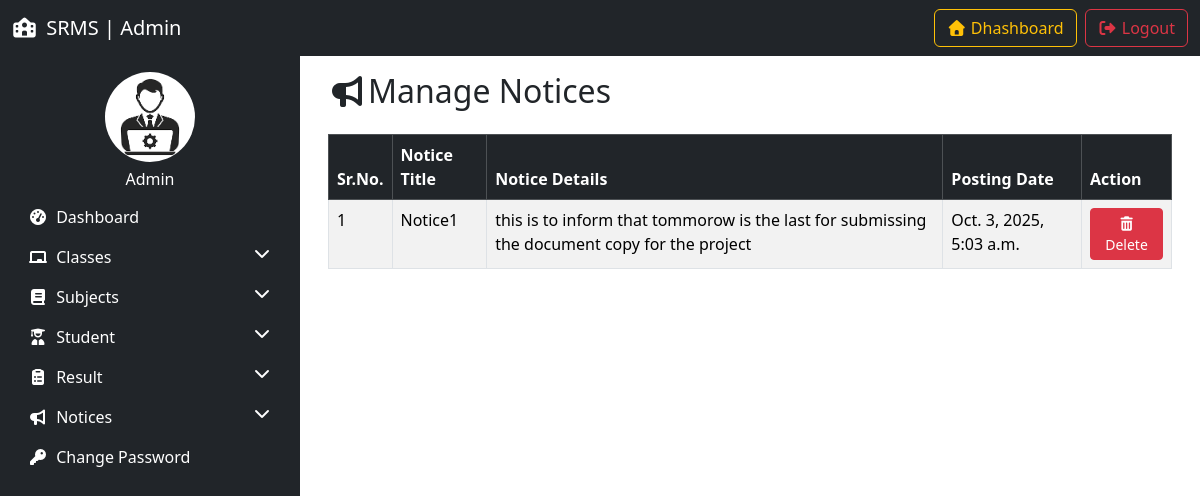
/manage_notice/ (signed in), run on an earlier commit of the app's database.
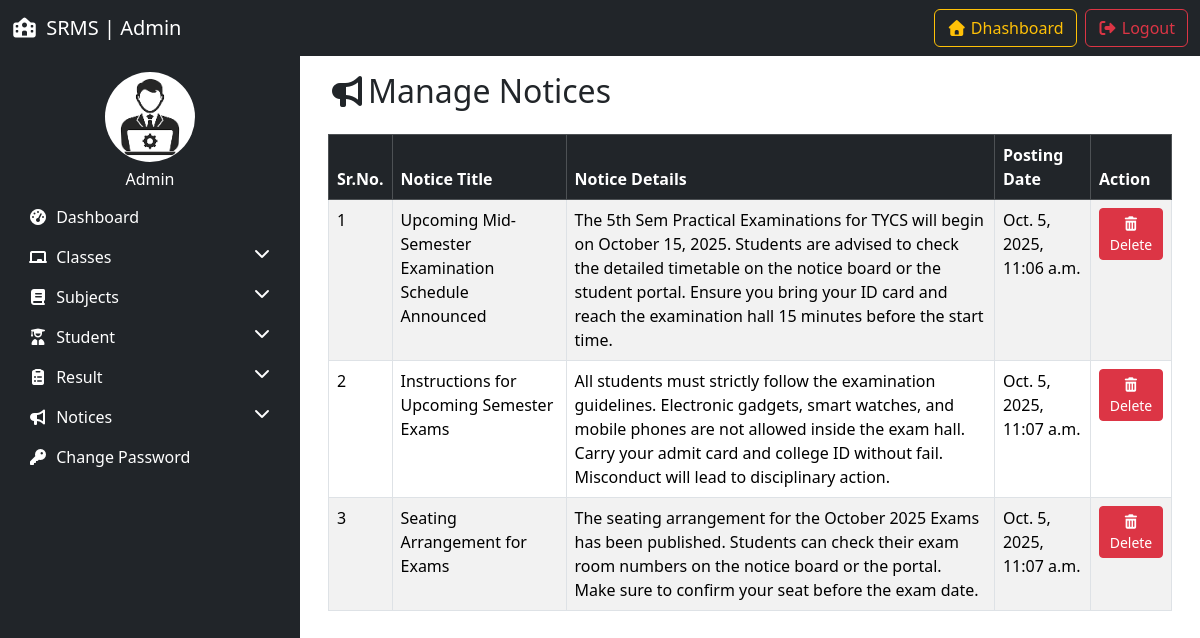
And on a later commit of the database.
### resultapp/models.py (models this page shows, shortened)
class Notice(models.Model):
    title = models.CharField(max_length=100)
    detail = models.TextField()
    posting_date = models.DateTimeField(auto_now_add=True)
    updation_date = models.DateTimeField(auto_now=True)

### resultapp/views.py (the view, shortened to what this page needs)
# urls.py: path('manage_notice/',manage_notice, name='manage_notice'),
@login_required
def manage_notice(request):
    notices = Notice.objects.all()
    return render(request,'manage_notice.html', locals())

### resultapp/templates/manage_notice.html (shortened to what this page needs)
{% extends 'admin_base.html' %}
{% load static %}
{% block content %}
<div class="container">
    <h2 class="mb-4"><i class="fas fa-bullhorn"></i>Manage Notices</h2>
    <table class="table table-bordered table-striped">
        <thead class="table-dark">
            <tr>
                <th>Sr.No.</th>
                <th>Notice Title</th>
                <th>Notice Details</th>
                <th>Posting Date</th>
                <th>Action</th>
            </tr>
        </thead>
        <tbody>
            {% for i in notices %}
             <tr>
                <td>{{forloop.counter}}</td>
                <td>{{i.title}}</td>
                <td>{{i.detail}}</td>
                <td>{{i.posting_date}}</td>
                <td>
                    <a href="?delete={{i.id}}" onclick="return confirm('Are you sure you want to delete this notice?')" class="btn btn-sm btn-danger"><i class="fas fa-trash-alt"></i> Delete</a>
                </td>
            </tr>
            {% empty %}
            <tr>
                <td colspan="6" class="text-center">No Notices Found</td>
            </tr>
            {% endfor %}
        </tbody>
    </table>
</div>
{% endblock %}

What changed in the data, as far as the page shows it:
removed Notice: title "Notice1", detail "this is to inform that tommorow is the last for submissing the document copy for the project", posting_date "Oct. 3, 2025, 5:03 a.m."
added Notice: title "Upcoming Mid-Semester Examination Schedule Announced", detail "The 5th Sem Practical Examinations for TYCS will begin on October 15, 2025. Students are advised to check the detailed timetable on the notice board or the student portal. Ensure you bring your ID card and reach the examination hall 15 minutes before the start time.", posting_date "Oct. 5, 2025, 11:06 a.m."
added Notice: title "Instructions for Upcoming Semester Exams", detail "All students must strictly follow the examination guidelines. Electronic gadgets, smart watches, and mobile phones are not allowed inside the exam hall. Carry your admit card and college ID without fail. Misconduct will lead to disciplinary action.", posting_date "Oct. 5, 2025, 11:07 a.m."
added Notice: title "Seating Arrangement for Exams", detail "The seating arrangement for the October 2025 Exams has been published. Students can check their exam room numbers on the notice board or the portal. Make sure to confirm your seat before the exam date.", posting_date "Oct. 5, 2025, 11:07 a.m."
